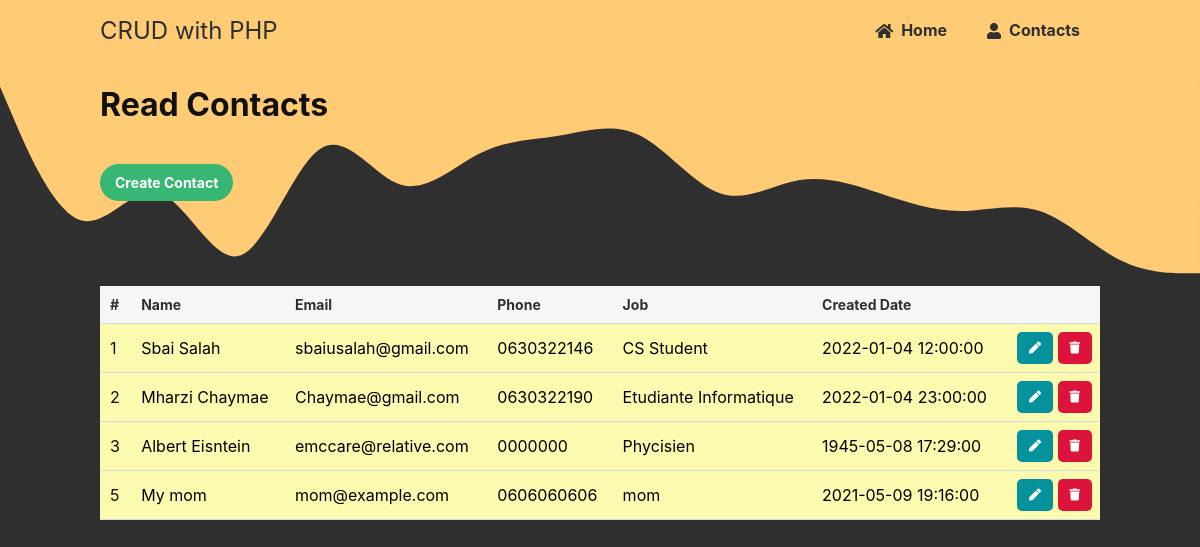
The app's page /read.php with its own data.
### tables this page shows
CREATE TABLE IF NOT EXISTS `contacts` (
  `id` int(11) NOT NULL AUTO_INCREMENT,
  `name` varchar(255) NOT NULL,
  `email` varchar(255) NOT NULL,
  `phone` varchar(255) NOT NULL,
  `title` varchar(255) NOT NULL,
  `created` datetime NOT NULL DEFAULT CURRENT_TIMESTAMP,
  PRIMARY KEY (`id`)
);

### read.php (the view, shortened to what this page needs)
<?php
include 'functions.php';
$pdo = pdo_connect_mysql();
$page = isset($_GET['page']) && is_numeric($_GET['page']) ? (int)$_GET['page'] : 1;
$records_per_page = 5;
$stmt = $pdo->prepare('SELECT * FROM contacts ORDER BY id LIMIT :current_page, :record_per_page');
$stmt->bindValue(':current_page', ($page-1)*$records_per_page, PDO::PARAM_INT);
$stmt->bindValue(':record_per_page', $records_per_page, PDO::PARAM_INT);
$stmt->execute();
$contacts = $stmt->fetchAll(PDO::FETCH_ASSOC);
?>
<?=template_header('Read')?>
<div class="content read">
	<h2>Read Contacts</h2>
	<a href="create.php" class="create-contact">Create Contact</a>
	<table>
        <thead>
            <tr>
                <td>#</td>
                <td>Name</td>
                <td>Email</td>
                <td>Phone</td>
                <td>Job</td>
                <td>Created Date</td>
                <td></td>
            </tr>
        </thead>
        <tbody>
            <?php foreach ($contacts as $contact): ?>
            <tr>
                <td><?=$contact['id']?></td>
                <td><?=$contact['name']?></td>
                <td><?=$contact['email']?></td>
                <td><?=$contact['phone']?></td>
                <td><?=$contact['title']?></td>
                <td><?=$contact['created']?></td>
                <td class="actions">
                    <a href="update.php?id=<?=$contact['id']?>" class="edit"><i class="fas fa-pen fa-xs"></i></a>
                    <a href="delete.php?id=<?=$contact['id']?>" class="trash"><i class="fas fa-trash fa-xs"></i></a>
                </td>
            </tr>
            <?php endforeach; ?>
        </tbody>
    </table>
</div>
<?=template_footer()?>

### functions.php (shortened to what this page needs)
 <?php
function template_header($title) {
echo <<<EOT
<!DOCTYPE html>
<html>
	<head>
		<meta charset="utf-8">
		<title>$title</title>
		<link href="./style.css" rel="stylesheet" type="text/css">
		<link rel="stylesheet" href="https://use.fontawesome.com/releases/v5.7.1/css/all.css">
	</head>
	<body>
    <nav class="navtop">
    	<div>
    		<h1>CRUD with PHP</h1>
            <a href="index.php"><i class="fas fa-home"></i>Home</a>
    		<a href="read.php"><i class="fas fa-user"></i>Contacts</a>
    	</div>
		<svg xmlns="http://www.w3.org/2000/svg" viewBox="0 0 1440 320"><path fill="#ffcb74" fill-opacity="1" d="M0,32L16,69.3C32,107,64,181,96,192C128,203,160,149,192,160C224,171,256,245,288,234.7C320,224,352,128,384,106.7C416,85,448,139,480,149.3C512,160,544,128,576,112C608,96,640,96,672,90.7C704,85,736,75,768,90.7C800,107,832,149,864,160C896,171,928,149,960,144C992,139,1024,149,1056,160C1088,171,1120,181,1152,181.3C1184,181,1216,171,1248,181.3C1280,192,1312,224,1344,240C1376,256,1408,256,1424,256L1440,256L1440,0L1424,0C1408,0,1376,0,1344,0C1312,0,1280,0,1248,0C1216,0,1184,0,1152,0C1120,0,1088,0,1056,0C1024,0,992,0,960,0C928,0,896,0,864,0C832,0,800,0,768,0C736,0,704,0,672,0C640,0,608,0,576,0C544,0,512,0,480,0C448,0,416,0,384,0C352,0,320,0,288,0C256,0,224,0,192,0C160,0,128,0,96,0C64,0,32,0,16,0L0,0Z"></path></svg>
    </nav>
EOT;
}
function template_footer() {
echo <<<EOT
    </body>
</html>
EOT;
}
?>

### style.css (style rules this page uses)
* { box-sizing: border-box; font-family: -apple-system, BlinkMacSystemFont, "segoe ui", roboto, oxygen, ubuntu, cantarell, "fira sans", "droid sans", "helvetica neue", Arial, sans-serif; font-size: 16px; -webkit-font-smoothing: antialiased; -moz-osx-font-smoothing: grayscale; }
body { background-color: #ffffff; background-color: #2f2f2f; margin: 0; }
.navtop { background-color: #ffcb74; height: 60px; width: 100%; border: 0; }
.navtop div { display: flex; margin: 0 auto; width: 1000px; height: 100%; }
.navtop div h1, .navtop div a { display: inline-flex; align-items: center; }
.navtop div h1 { flex: 1; font-size: 24px; padding: 0; margin: 0; color: #2f2f2f; font-weight: normal; }
.navtop div a, .btns .btn-left, .btns .btn-right { padding: 0 20px; text-decoration: none; color: #2f2f2f; font-weight: bold; }
.navtop div a i, .btns .btn-left, .btns .btn-right { padding: 2px 8px 0 0; }
.content { width: 1000px; margin: 0 auto; }
.content h2 { margin: 0; padding: 25px 0; font-size: 32px; color: #111; }
.read .create-contact { display: inline-block; text-decoration: none; background-color: #38b673; font-weight: bold; font-size: 14px; color: #ffffff; padding: 10px 15px; margin: 15px 0; border-radius: 20px; }
.read table { width: 100%; padding-top: 30px; border-collapse: collapse; transform: translateY(70px); }
.read table thead { background-color: #f6f6f6; border-bottom: 1px solid #d3dae0; }
.read table thead td { padding: 10px; font-weight: bold; color: #2f2f2f; font-size: 14px; }
.read table tbody tr { border-bottom: 1px solid #d3dae0; background-color: #fcfaae; border-radius: 20px; }
.read table tbody tr td { padding: 10px; }
.read table tbody tr td:nth-child(1) { color: #111; }
.read table tbody tr td.actions { padding: 8px; text-align: right; }
.read table tbody tr td.actions .edit, .read table tbody tr td.actions .trash { display: inline-flex; text-align: right; text-decoration: none; color: #ffffff; padding: 10px 12px; border-radius: 5px; }
.read table tbody tr td.actions .trash { background-color: crimson; }
.read table tbody tr td.actions .edit { background-color: #06929c; }

### records on screen
contacts: id "1", name "Sbai Salah", email "sbaiusalah@gmail.com", phone "0630322146", title "CS Student", created "2022-01-04 12:00:00"
contacts: id "2", name "Mharzi Chaymae", email "Chaymae@gmail.com", phone "0630322190", title "Etudiante Informatique", created "2022-01-04 23:00:00"
contacts: id "3", name "Albert Eisntein", email "emccare@relative.com", phone "0000000", title "Phycisien", created "1945-05-08 17:29:00"
contacts: id "5", name "My mom", email "mom@example.com", phone "0606060606", title "mom", created "2021-05-09 19:16:00"
